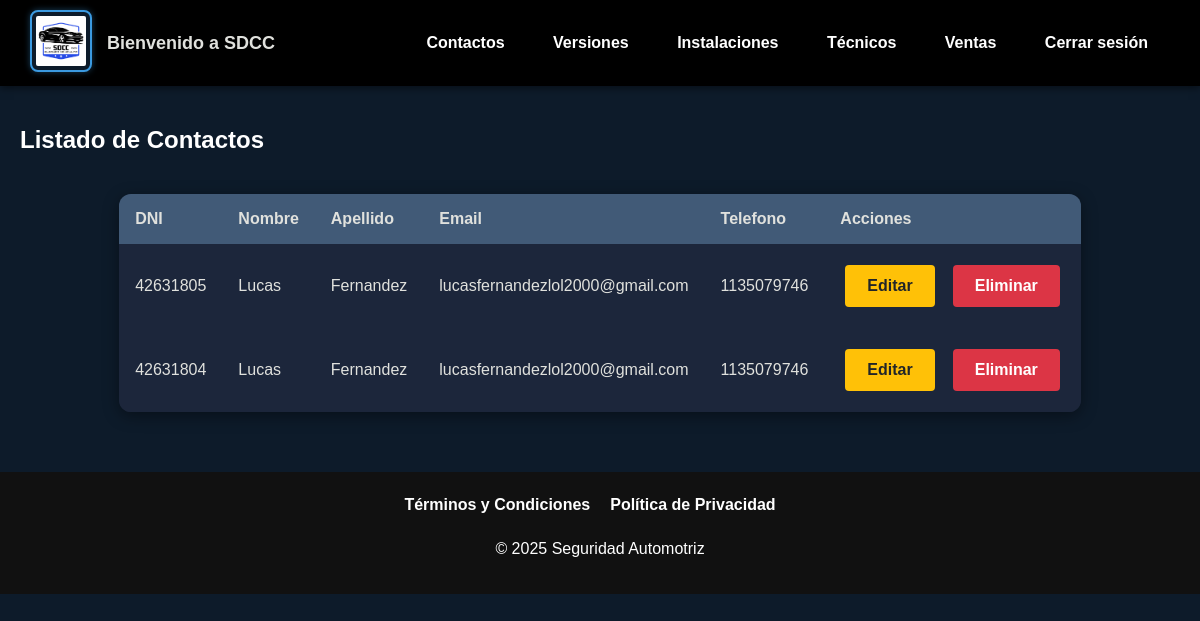
The page /contactos/ (signed in) on the database as committed earlier.
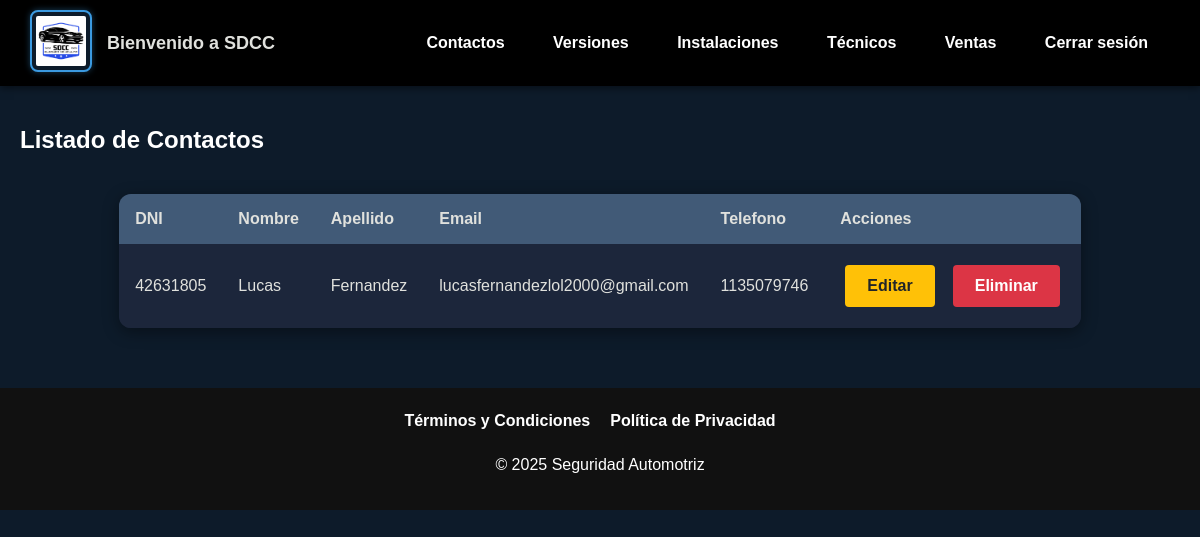
The same page on the database as committed later.
### App/models.py (models this page shows, shortened)
class Contacto(models.Model):
    dni = models.IntegerField(unique=True)
    nombre = models.CharField(max_length=25)
    apellido = models.CharField(max_length=25)
    email = models.EmailField(max_length=40, unique=True)
    telefono = models.CharField(max_length=10, unique=True)

### App/views.py (the view)
# urls.py: path('contactos/', contacto_list, name='contacto_list'),
@solo_superusuario
def contacto_list(request):
    contactos = Contacto.objects.all()
    return render(request, 'App/contacto_list.html', {'contactos': contactos})

### App/views.py (called while the page is built)
def solo_superusuario(view_func):
    return user_passes_test(lambda u: u.is_superuser)(view_func)

### App/Templates/App/contacto_list.html (shortened to what this page needs)
{% extends 'App/base.html' %}
{% block content %}
<section class="seccion">
<h2>Listado de Contactos</h2>
<table class="tabla-contactos">
    <thead>
        <tr>
            <th>DNI</th>
            <th>Nombre</th>
            <th>Apellido</th>
            <th>Email</th>
            <th>Telefono</th>
            <th>Acciones</th>
        </tr>
    </thead>
    <tbody>
        {% for contacto in contactos %}
        <tr>
        <td>{{ contacto.dni }}</td>
        <td>{{ contacto.nombre }}</td>
        <td>{{ contacto.apellido }}</td>
        <td>{{ contacto.email }}</td>
        <td>{{ contacto.telefono }}</td>
        <td>
            <a href="{% url 'contacto_update' contacto.id %}" class="btn-actualizar">Editar</a>
            <a href="{% url 'contacto_delete' contacto.id %}" class="btn-eliminar">Eliminar</a>
        </td>
        </tr>
        {% empty %}
        <tr>
            <td colspan="6" style="padding-left: 10px; text-align: left;">No hay contactos cargados.</td>
        </tr>
        {% endfor %}
    </tbody>
</table>
{% endblock %}

### App/Templates/App/base.html (shortened to what this page needs)
{% load static %}
<!DOCTYPE html>
<html lang="es">
<head>
    <link rel="stylesheet" href="{% static 'App/estilos.css' %}">
</head>
<body>
    <header class="navbar">
        <div class="logo-container">
            <a href="{% url 'home' %}">
                <img src="{% static 'App/Logo.png' %}" class="logo-navbar">
            </a>
            <span class="bienvenida-texto">Bienvenido a SDCC</span>
        </div>
    <nav>
        {% if user.is_authenticated and user.is_superuser %}
            <a href="{% url 'contacto_list' %}">Contactos</a>
            <a href="{% url 'versionproducto_list' %}">Versiones</a>
            <a href="{% url 'instalacion_list' %}">Instalaciones</a>
            <a href="{% url 'tecnico_list' %}">Técnicos</a>
            <a href="{% url 'venta_list' %}">Ventas</a>
            <a href="{% url 'cerrar_sesion' %}">Cerrar sesión</a>
        {% endif %}
    </nav>
</header>
    <main>
        {% block content %}{% endblock %}
    </main>
    <footer class="footer">
        <div class="footer-links">
            <a href="{% url 'terminos' %}">Términos y Condiciones</a>
            <a href="{% url 'privacidad' %}">Política de Privacidad</a></p>
        </div>
        <p>&copy; 2025 Seguridad Automotriz</p>
    </footer>
</body>
</html>

### App/static/App/estilos.css (style rules this page uses)
body { margin: 0; font-family: Arial, sans-serif; background-color: #0D1B2A; color: white; }
header { background-color: black; padding: 15px; text-align: center; }
.navbar { position: sticky; top: 0; z-index: 1000; background-color: black; display: flex; align-items: center; justify-content: space-between; padding: 10px 30px; box-shadow: 0 2px 8px rgba(0,0,0,0.5); }
.logo-container { display: flex; align-items: center; gap: 15px; }
.logo-navbar { height: 50px; width: auto; border: 2px solid #3B9AE1; border-radius: 8px; padding: 4px; background-color: #0D1B2A; box-shadow: 0 0 6px rgba(59, 154, 225, 0.4); }
.bienvenida-texto { color: #E0E1DD; font-size: 18px; font-weight: bold; }
nav a { color: white; margin: 0 10px; text-decoration: none; font-weight: bold; padding: 8px 12px; transition: background-color 0.2s, color 0.2s; border-radius: 6px; }
main { padding: 20px; }
footer { background-color: black; color: white; text-align: center; padding: 10px; }
.btn-crear, .btn-actualizar, .btn-eliminar, .btn-cancelar { padding: 10px 20px; border: 2px solid transparent; border-radius: 4px; font-weight: bold; margin: 5px; text-decoration: none; display: inline-block; transition: border-color 0.2s, background 0.2s; }
.btn-actualizar { background-color: #ffc107; color: #212529; }
.btn-eliminar { background-color: #dc3545; color: white; }
.tabla-contactos, .tabla-instalaciones, .tabla-tecnico, .tabla-ventas, .tabla-versionproducto { width: 75%; margin: 40px auto; border-collapse: separate; border-spacing: 0; border-radius: 12px; overflow: hidden; box-shadow: 0 4px 16px rgba(0, 0, 0, 0.4); background-color: #1B263B; border: none; }
.tabla-contactos th, .tabla-contactos td, .tabla-instalaciones th, .tabla-instalaciones td, .tabla-tecnico th, .tabla-tecnico td, .tabla-ventas th, .tabla-ventas td, .tabla-versionproducto th, .tabla-versionproducto td { padding: 16px; text-align: left; color: #E0E1DD; background-color: rgba(29, 38, 59, 0.95); }
.tabla-contactos th, .tabla-instalaciones th, .tabla-tecnico th, .tabla-ventas th, .tabla-versionproducto th { background-color: #415A77; font-weight: bold; }
.tabla-contactos td:last-child, .tabla-instalaciones td:last-child, .tabla-tecnico td:last-child, .tabla-ventas td:last-child, .tabla-versionproducto td:last-child { white-space: nowrap; text-align: left; min-width: 160px; }
.acciones-tabla, .tabla-contactos td:last-child, .tabla-instalaciones td:last-child, .tabla-tecnico td:last-child, .tabla-ventas td:last-child, .tabla-versionproducto td:last-child { display: flex; flex-wrap: nowrap; gap: 8px; align-items: center; }
.footer { padding: 20px; color: white; background-color: #111; text-align: center; }
.footer-links { display: flex; justify-content: center; gap: 20px; flex-wrap: wrap; margin-bottom: 10px; }
.footer-links a { color: white; text-decoration: none; font-weight: bold; border: none; background: none; padding: 4px 0; transition: text-decoration 0.2s ease; }

Rows that differ between the two databases and show on the page:
removed Contacto: dni "42631804", nombre "Lucas", apellido "Fernandez", email "lucasfernandezlol2000@gmail.com", telefono "1135079746"
